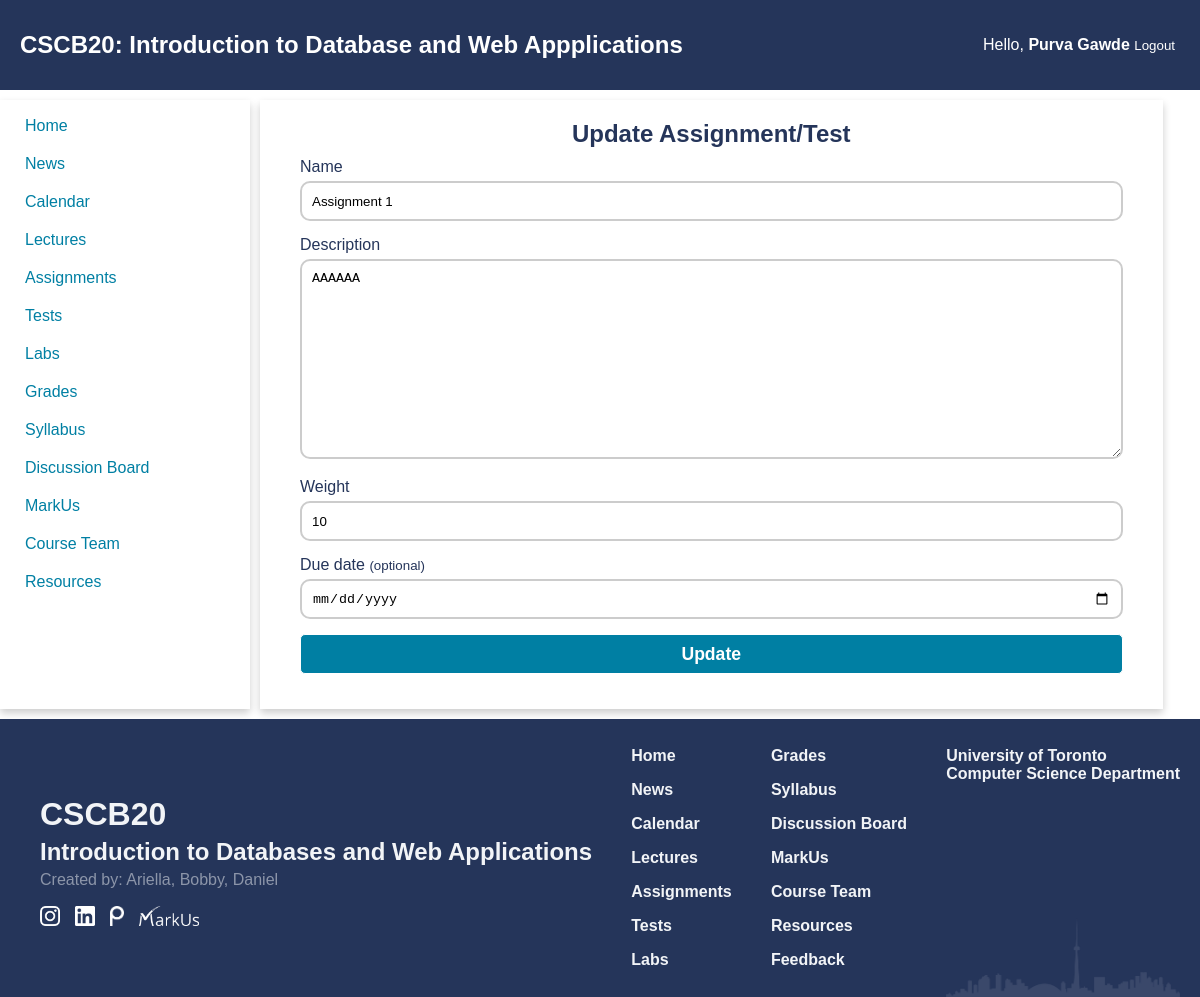
Page /grades/8/edit (signed in) on the earlier database version.
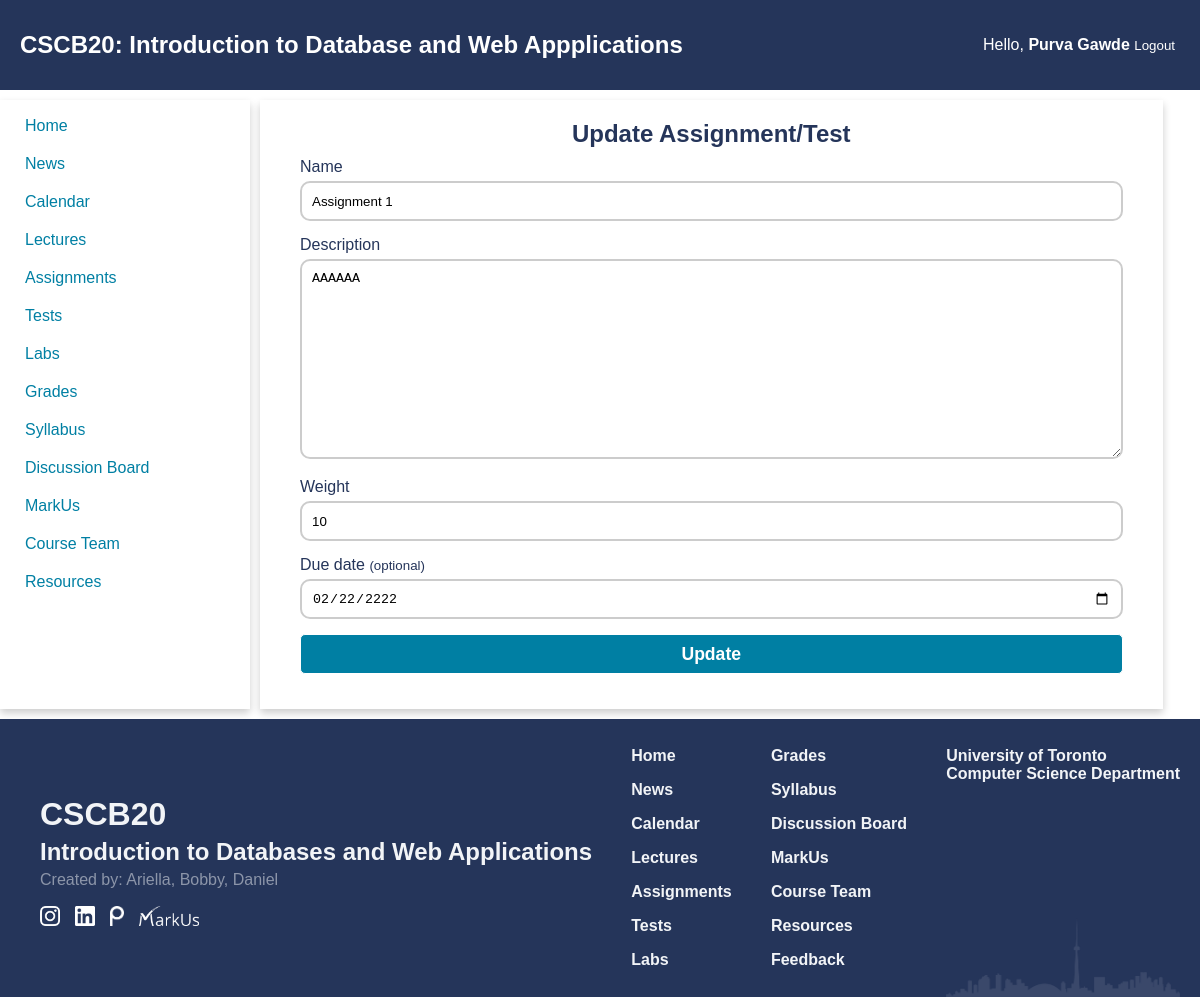
Same page on the later database version.
### app.py (models this page shows)
class Test(db.Model):
    id = db.Column(db.Integer, primary_key = True, nullable = True)
    name = db.Column(db.String(250), nullable = False)
    desc = db.Column(db.Text)
    weight = db.Column(db.Integer, nullable = False)
    due_date = db.Column(db.Date)
    grades = db.relationship("Grades", backref = 'test', lazy = True)

### app.py (the view, shortened to what this page needs)
@app.route('/grades/<test_id>/edit', methods = ["GET", "POST"])
def updatetest(test_id):
    if not isInstructor(session):
        return redirect('/')
    if request.method == 'GET':
        test = Test.query.filter_by(id = test_id).first()
        if(test.due_date):
            test.due_date = test.due_date.strftime('%Y-%m-%d')
        else:
            test.due_date = ''
        return render_template("tests_edit.html", test = test)

### app.py (called while the page is built)
def isInstructor(identity):
    if "auth" in identity and identity["auth"] == 'Instructor':
        return True
    return False

### templates/tests_edit.html
{% extends 'home_template.html' %}
{% block extra_css %}
    <link rel="stylesheet" href="{{ url_for('static', filename='css/tests_add.css') }}" type="text/css">
{% endblock %}
{% block content %}
    <main class="add-test">
        <div class="card">
            <div class="title">
                Update Assignment/Test
            </div>
            <form action="/grades/{{ test.id }}/edit" method="POST">
                <div class="input">
                    <label for="name">Name</label>
                    <br>
                    <input type="text" name="name" id="name" placeholder="Ex. Assignment1, Midterm 1" value ="{{ test.name }}" required>
                </div>
                <div class="input">
                    <label for="description">Description</label>
                    <br>
                    <textarea name="desc" id="description" placeholder="Ex. Lorem ipsum dolor sit amet consectetur adipisicing elit. Magnam natus voluptate sint quia veritatis autem aliquid quisquam esse consectetur ullam.
                    ">{{ test.desc }}</textarea>
                </div>
                <div class="input">
                    <label for="weight"> Weight</label>
                    <br>
                    <input type="number" name="weight" id="" placeholder="Ex. 8, 10, 25, 100" value = "{{ test.weight }}">
                </div>
                <div class="input">
                    <label for="date"> Due date <small>(optional)</small></label>
                    <br>
                    <input type="date" name="due_date" id="date" value ="{{ test.due_date }}">
                </div>
                <div class="input">
                <button class="submit-btn" type="submit"><b>Update</b></button>
            </div>
            </form>
        </div>
    </main>
{% endblock %}

Differences in the rows shown:
changed Test "Assignment 1": due_date (not shown) → "02/22/2222"
